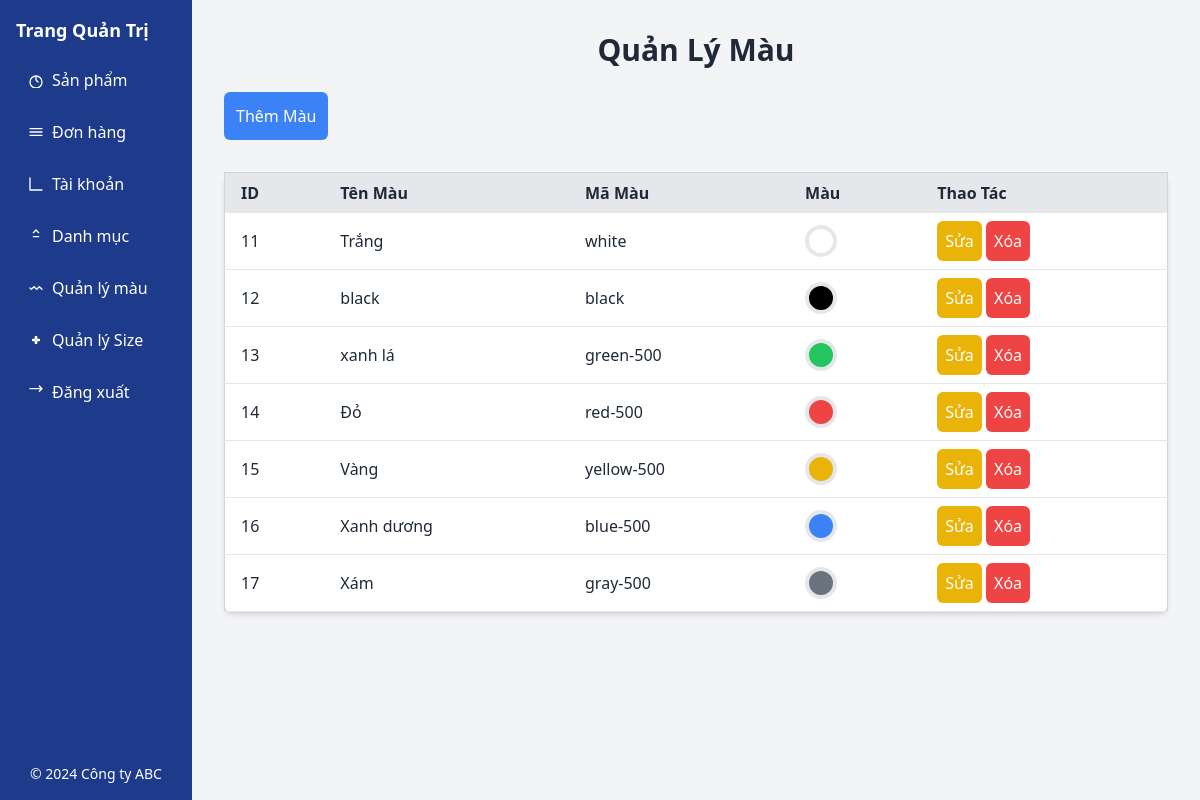
Page /admin/qlmau.php on the earlier database version.
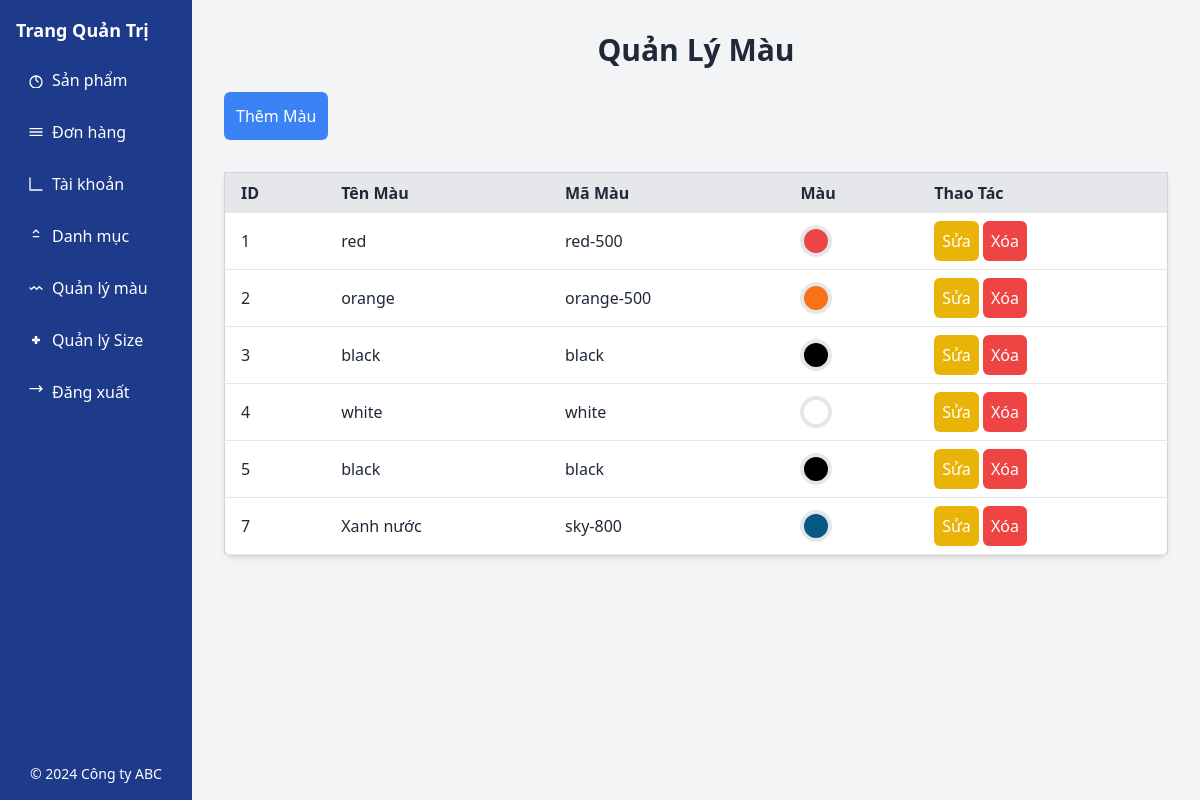
Same page on the later database version.
### tables this page shows
CREATE TABLE IF NOT EXISTS `colors` (
  `color_id` int NOT NULL AUTO_INCREMENT,
  `color_name` varchar(10) NOT NULL,
  `color_code` varchar(10) NOT NULL,
  PRIMARY KEY (`color_id`)
);

### class/Db.php (called while the page is built, shortened)
<?php
class Db
{
  public static $conn = null;
  function __construct()
  {
    Db::$conn = new PDO("mysql:host=localhost; dbname=e1", 'root', '');
    Db::$conn->setAttribute(PDO::ATTR_ERRMODE, PDO::ERRMODE_EXCEPTION);
  }
  function selectSQL($sql, $arrParam = [])
  {
    $stm = Db::$conn->prepare($sql);
    $stm->execute($arrParam);
    return $stm->fetchAll(PDO::FETCH_ASSOC);
  }
}

### admin/qlmau.php (the view, shortened to what this page needs)
<?php
$db = new Db();
$sql = "SELECT * FROM colors";
$result = $db->selectSQL($sql);
?>
<!DOCTYPE html>
<html lang="en">
<head>
    <script src="https://cdn.tailwindcss.com"></script>
</head>
<body class="bg-gray-100 font-sans text-gray-800">
    <div class='flex '>
        <?php include './views/navAdmin.php'; ?>
        <div class='flex-1 p-4'>
            <div class="container mx-auto p-4">
                <h1 class="text-3xl font-bold text-center mb-6">Quản Lý Màu</h1>
                <button onclick="openAddModal()" class="bg-blue-500 text-white p-3 rounded-md mb-8">Thêm Màu</button>
                <table class="min-w-full bg-white border border-gray-300 rounded-lg shadow-md">
                    <thead>
                        <tr class="bg-gray-200">
                            <th class="py-2 px-4 text-left">ID</th>
                            <th class="py-2 px-4 text-left">Tên Màu</th>
                            <th class="py-2 px-4 text-left">Mã Màu</th>
                            <th class="py-2 px-4 text-left">Màu</th>
                            <th class="py-2 px-4 text-left">Thao Tác</th>
                        </tr>
                    </thead>
                    <tbody>
                        <?php foreach ($result as $row) { ?>
                            <tr class="border-b">
                                <td class="py-2 px-4"><?php echo $row['color_id']; ?></td>
                                <td class="py-2 px-4"><?php echo $row['color_name']; ?></td>
                                <td class="py-2 px-4"><?php echo $row['color_code']; ?></td>
                                <td class="py-2 px-4">
                                    <div class="w-8 h-8 rounded-full border-4 bg-<?php echo $row['color_code']; ?>">
                                    </div>
                                </td>
                                <td class="py-2 px-4">
                                    <button
                                        onclick="openEditModal(<?php echo $row['color_id']; ?>, '<?php echo $row['color_name']; ?>', '<?php echo $row['color_code']; ?>')"
                                        class="bg-yellow-500 text-white p-2 rounded-md">Sửa</button>
                                    <button onclick="openDeleteModal(<?php echo $row['color_id']; ?>)"
                                        class="bg-red-500 text-white p-2 rounded-md">Xóa</button>
                                </td>
                            </tr>
                        <?php } ?>
                    </tbody>
                </table>
            </div>
        </div>
    </div>
</body>
</html>

Differences in the rows shown:
removed colors: color_id "11", color_name "Trắng", color_code "white"
removed colors: color_id "12", color_name "black", color_code "black"
removed colors: color_id "13", color_name "xanh lá", color_code "green-500"
removed colors: color_id "14", color_name "Đỏ", color_code "red-500"
removed colors: color_id "15", color_name "Vàng", color_code "yellow-500"
removed colors: color_id "16", color_name "Xanh dương", color_code "blue-500"
removed colors: color_id "17", color_name "Xám", color_code "gray-500"
added colors: color_id "1", color_name "red", color_code "red-500"
added colors: color_id "2", color_name "orange", color_code "orange-500"
added colors: color_id "3", color_name "black", color_code "black"
added colors: color_id "4", color_name "white", color_code "white"
added colors: color_id "5", color_name "black", color_code "black"
added colors: color_id "7", color_name "Xanh nước", color_code "sky-800"
